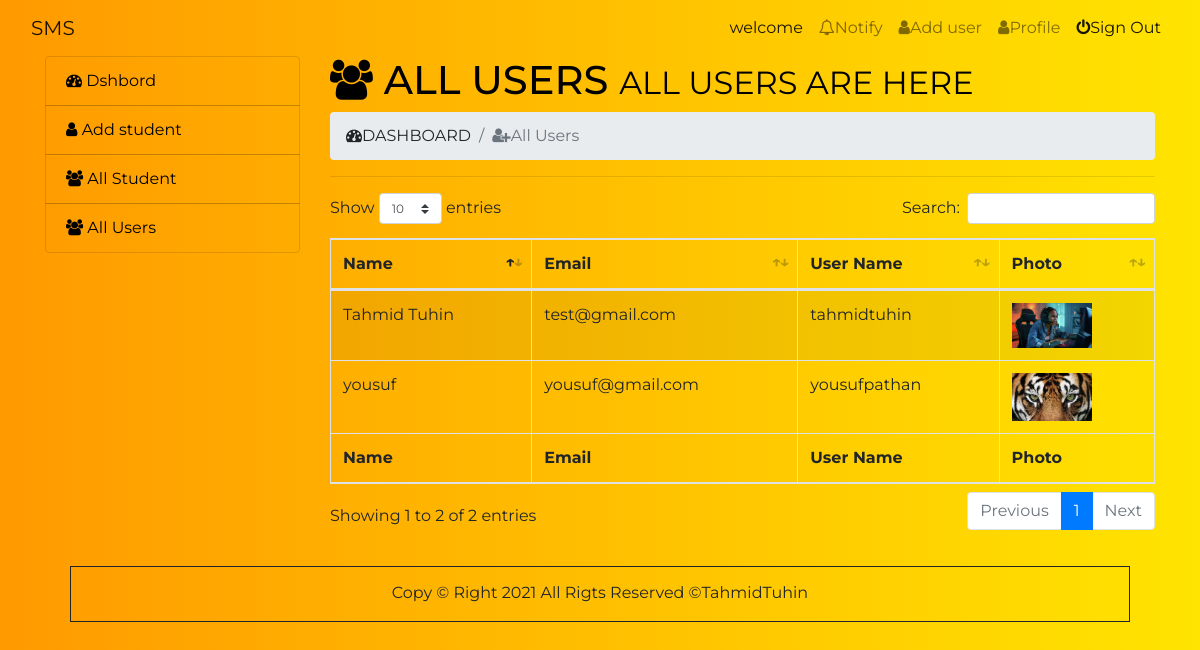
Page /admin/index.php?page=all-users (signed in) on the committed database.
### tables this page shows
CREATE TABLE `user` (
  `id` int(11) NOT NULL,
  `name` varchar(100) NOT NULL,
  `email` varchar(100) NOT NULL,
  `username` varchar(20) NOT NULL,
  `password` varchar(50) NOT NULL,
  `photo` varchar(100) NOT NULL,
  `date-time` datetime NOT NULL,
  `status` varchar(5) NOT NULL
);

### admin/all-users.php (the view, shortened to what this page needs)
<h1><i class="fa fa-users"></i> All Users <small>All Users are here</small></h1>
<nav aria-label="breadcrumb">
	<ol class="breadcrumb">
		<li class="breadcrumb-item" aria-current="page"><i class="fa fa-dashboard"></i>DASHBOARD</li>
		<li class="breadcrumb-item active" aria-current="page"><i class="fa fa-user-plus"></i>All Users</li>
	</ol>
</nav>
<hr>
<div class="table-responsive">
	<table id="example" class="table table-striped table-bordered" style="width:100%">
		<thead>
			<tr>
				<th>Name</th>
				<th>Email</th>
				<th>User Name</th>
				<th>Photo</th>
			</tr>
		</thead>
		<tbody>
			<?php
				$query = $dbconnect->query("SELECT * FROM user");
				if ($query) {
			while ($s_data = $query->fetch_assoc()) { ?>
			<tr>
				<td><?=$s_data['name']?></td>
				<td><?=$s_data['email']?></td>
				<td><?=$s_data['username']?></td>
				<td><img src="image/<?=$s_data['photo']?>" alt="" style="width: 80px"></td>
			</tr>
			<?php
						}
					}
			?>
		</tbody>
		<tfoot>
		<tr>
			<th>Name</th>
			<th>Email</th>
			<th>User Name</th>
			<th>Photo</th>
		</tr>
		</tfoot>
	</table>
</div>

### css/style.css (style rules this page uses)
* { margin: 0; padding: 0; }
body { background-image: linear-gradient(to right , #FF9A00, #FFE400); font-family: 'Montserrat', sans-serif; }
.content h1 { text-transform: uppercase; color: black; }

### rows in the picture
user: name "Tahmid Tuhin", email "test@gmail.com", username "tahmidtuhin", photo (picture)
user: name "yousuf", email "yousuf@gmail.com", username "yousufpathan", photo (picture)
